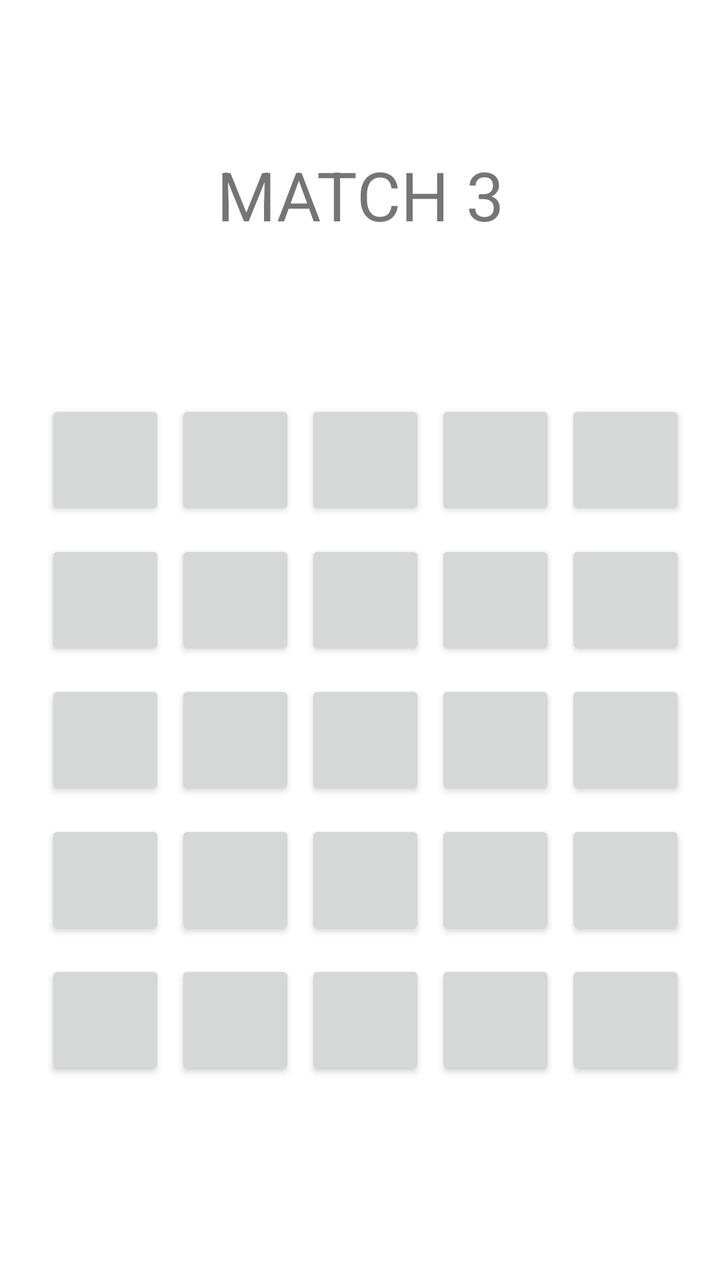
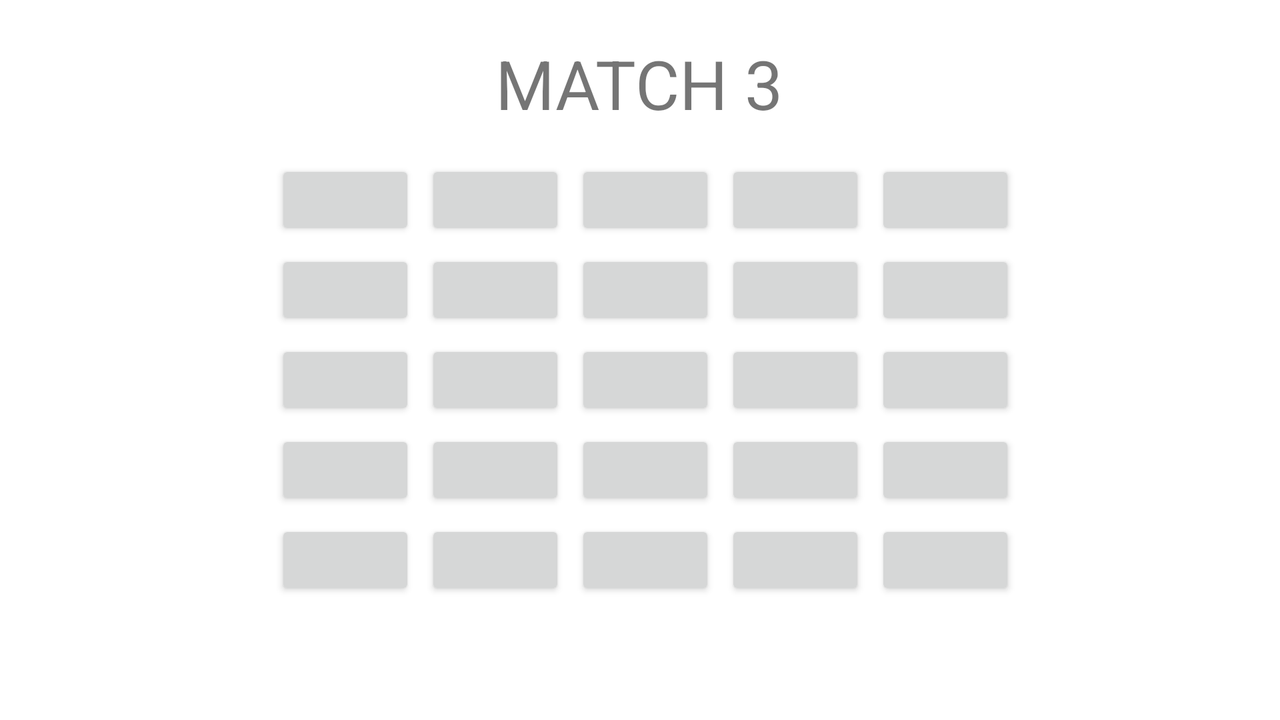

First picture: res/layout/ on a phone held upright. Second picture: the repository's own variant of that layout, on a device whose configuration matches the variant's folder. Source for both follows.
<!-- AndroidManifest.xml: application theme Theme.AndroidProjectCollection2 -->
<!-- res/layout/activity_match3.xml -->
<?xml version="1.0" encoding="utf-8"?>
<androidx.constraintlayout.widget.ConstraintLayout xmlns:android="http://schemas.android.com/apk/res/android"
    xmlns:app="http://schemas.android.com/apk/res-auto"
    xmlns:tools="http://schemas.android.com/tools"
    android:layout_width="match_parent"
    android:layout_height="match_parent"
    tools:context=".activity_match3">

    <LinearLayout
        android:id="@+id/btn2"
        android:layout_width="wrap_content"
        android:layout_height="wrap_content"
        android:layout_marginStart="50dp"
        android:layout_marginTop="200dp"
        android:layout_marginEnd="50dp"
        android:orientation="horizontal"
        app:layout_constraintEnd_toEndOf="parent"
        app:layout_constraintStart_toStartOf="parent"
        app:layout_constraintTop_toTopOf="parent">

        <Button
            android:id="@+id/matchbtn1"
            android:layout_width="60dp"
            android:layout_height="60dp"
            android:layout_marginLeft="5dp"
            android:layout_weight="1" />

        <Button
            android:id="@+id/matchbtn2"
            android:layout_width="60dp"
            android:layout_height="60dp"
            android:layout_marginLeft="5dp"
            android:layout_weight="1" />

        <Button
            android:id="@+id/matchbtn3"
            android:layout_width="60dp"
            android:layout_height="60dp"
            android:layout_marginLeft="5dp"
            android:layout_weight="1" />

        <Button
            android:id="@+id/matchbtn4"
            android:layout_width="60dp"
            android:layout_height="60dp"
            android:layout_marginLeft="5dp"
            android:layout_weight="1" />

        <Button
            android:id="@+id/matchbtn5"
            android:layout_width="60dp"
            android:layout_height="60dp"
            android:layout_marginLeft="5dp"
            android:layout_weight="1" />

    </LinearLayout>

    <LinearLayout
        android:id="@+id/linearLayout2"
        android:layout_width="wrap_content"
        android:layout_height="wrap_content"
        android:layout_marginStart="50dp"
        android:layout_marginTop="10dp"
        android:layout_marginEnd="50dp"
        android:orientation="horizontal"
        app:layout_constraintEnd_toEndOf="parent"
        app:layout_constraintStart_toStartOf="parent"
        app:layout_constraintTop_toBottomOf="@+id/btn2">

        <Button
            android:id="@+id/matchbtn6"
            android:layout_width="60dp"
            android:layout_height="60dp"
            android:layout_marginLeft="5dp"
            android:layout_weight="1" />

        <Button
            android:id="@+id/matchbtn7"
            android:layout_width="60dp"
            android:layout_height="60dp"
            android:layout_marginLeft="5dp"
            android:layout_weight="1" />

        <Button
            android:id="@+id/matchbtn8"
            android:layout_width="60dp"
            android:layout_height="60dp"
            android:layout_marginLeft="5dp"
            android:layout_weight="1" />

        <Button
            android:id="@+id/matchbtn9"
            android:layout_width="60dp"
            android:layout_height="60dp"
            android:layout_marginLeft="5dp"
            android:layout_weight="1" />

        <Button
            android:id="@+id/matchbtn10"
            android:layout_width="60dp"
            android:layout_height="60dp"
            android:layout_marginLeft="5dp"
            android:layout_weight="1" />

    </LinearLayout>

    <LinearLayout
        android:id="@+id/linearLayout3"
        android:layout_width="wrap_content"
        android:layout_height="wrap_content"
        android:layout_marginStart="50dp"
        android:layout_marginTop="10dp"
        android:layout_marginEnd="50dp"
        android:layout_weight="1"
        android:orientation="horizontal"
        app:layout_constraintEnd_toEndOf="parent"
        app:layout_constraintStart_toStartOf="parent"
        app:layout_constraintTop_toBottomOf="@+id/linearLayout2">

        <Button
            android:id="@+id/matchbtn11"
            android:layout_width="60dp"
            android:layout_height="60dp"
            android:layout_marginLeft="5dp"
            android:layout_weight="1" />

        <Button
            android:id="@+id/matchbtn12"
            android:layout_width="60dp"
            android:layout_height="60dp"
            android:layout_marginLeft="5dp"
            android:layout_weight="1" />

        <Button
            android:id="@+id/matchbtn13"
            android:layout_width="60dp"
            android:layout_height="60dp"
            android:layout_marginLeft="5dp"
            android:layout_weight="1" />

        <Button
            android:id="@+id/matchbtn14"
            android:layout_width="60dp"
            android:layout_height="60dp"
            android:layout_marginLeft="5dp"
            android:layout_weight="1" />

        <Button
            android:id="@+id/matchbtn15"
            android:layout_width="60dp"
            android:layout_height="60dp"
            android:layout_marginLeft="5dp"
            android:layout_weight="1" />
    </LinearLayout>

    <LinearLayout
        android:id="@+id/linearLayout4"
        android:layout_width="wrap_content"
        android:layout_height="wrap_content"
        android:layout_marginStart="50dp"
        android:layout_marginTop="10dp"
        android:layout_marginEnd="50dp"
        android:orientation="horizontal"
        app:layout_constraintEnd_toEndOf="parent"
        app:layout_constraintStart_toStartOf="parent"
        app:layout_constraintTop_toBottomOf="@+id/linearLayout3">

        <Button
            android:id="@+id/matchbtn16"
            android:layout_width="60dp"
            android:layout_height="60dp"
            android:layout_marginLeft="5dp"
            android:layout_weight="1" />

        <Button
            android:id="@+id/matchbtn17"
            android:layout_width="60dp"
            android:layout_height="60dp"
            android:layout_marginLeft="5dp"
            android:layout_weight="1" />

        <Button
            android:id="@+id/matchbtn18"
            android:layout_width="60dp"
            android:layout_height="60dp"
            android:layout_marginLeft="5dp"
            android:layout_weight="1" />

        <Button
            android:id="@+id/matchbtn19"
            android:layout_width="60dp"
            android:layout_height="60dp"
            android:layout_marginLeft="5dp"
            android:layout_weight="1" />

        <Button
            android:id="@+id/matchbtn20"
            android:layout_width="60dp"
            android:layout_height="60dp"
            android:layout_marginLeft="5dp"
            android:layout_weight="1" />
    </LinearLayout>

    <LinearLayout
        android:layout_width="wrap_content"
        android:layout_height="wrap_content"
        android:layout_marginStart="50dp"
        android:layout_marginTop="10dp"
        android:layout_marginEnd="50dp"
        android:orientation="horizontal"
        app:layout_constraintEnd_toEndOf="parent"
        app:layout_constraintStart_toStartOf="parent"
        app:layout_constraintTop_toBottomOf="@+id/linearLayout4">

        <Button
            android:id="@+id/matchbtn21"
            android:layout_width="60dp"
            android:layout_height="60dp"
            android:layout_marginLeft="5dp"
            android:layout_weight="1" />

        <Button
            android:id="@+id/matchbtn22"
            android:layout_width="60dp"
            android:layout_height="60dp"
            android:layout_marginLeft="5dp"
            android:layout_weight="1" />

        <Button
            android:id="@+id/matchbtn23"
            android:layout_width="60dp"
            android:layout_height="60dp"
            android:layout_marginLeft="5dp"
            android:layout_weight="1" />

        <Button
            android:id="@+id/matchbtn24"
            android:layout_width="60dp"
            android:layout_height="60dp"
            android:layout_marginLeft="5dp"
            android:layout_weight="1" />

        <Button
            android:id="@+id/matchbtn25"
            android:layout_width="60dp"
            android:layout_height="60dp"
            android:layout_marginLeft="5dp"
            android:layout_weight="1" />
    </LinearLayout>

    <TextView
        android:id="@+id/textView3"
        android:layout_width="314dp"
        android:layout_height="51dp"
        android:text="MATCH 3"
        android:textAlignment="center"
        android:textSize="34sp"
        app:layout_constraintBottom_toTopOf="@+id/btn2"
        app:layout_constraintEnd_toEndOf="parent"
        app:layout_constraintStart_toStartOf="parent"
        app:layout_constraintTop_toTopOf="parent" />


</androidx.constraintlayout.widget.ConstraintLayout>
<!-- resources referenced by this layout -->
<resources>
  <style name="Theme.AndroidProjectCollection2" parent="Theme.MaterialComponents.DayNight.DarkActionBar">
          
          <item name="colorPrimary">@color/purple_500</item>
          <item name="colorPrimaryVariant">@color/purple_700</item>
          <item name="colorOnPrimary">@color/white</item>
          
          <item name="colorSecondary">@color/teal_200</item>
          <item name="colorSecondaryVariant">@color/teal_700</item>
          <item name="colorOnSecondary">@color/black</item>
          
          <item name="android:statusBarColor">?attr/colorPrimaryVariant</item>
          
      </style>
  <color name="purple_500">#FF6200EE</color>
  <color name="purple_700">#FF3700B3</color>
  <color name="white">#FFFFFFFF</color>
  <color name="teal_200">#FF03DAC5</color>
  <color name="teal_700">#FF018786</color>
  <color name="black">#FF000000</color>
</resources>
<!-- res/layout-land/activity_match3.xml (the author's variant of the layout above) -->
<!-- drawn on the phone turned sideways -->
<?xml version="1.0" encoding="utf-8"?>
<androidx.constraintlayout.widget.ConstraintLayout xmlns:android="http://schemas.android.com/apk/res/android"
    xmlns:app="http://schemas.android.com/apk/res-auto"
    xmlns:tools="http://schemas.android.com/tools"
    android:layout_width="match_parent"
    android:layout_height="match_parent"
    tools:context=".activity_match3">

    <LinearLayout
        android:id="@+id/btn2"
        android:layout_width="wrap_content"
        android:layout_height="wrap_content"
        android:layout_marginStart="50dp"
        android:layout_marginTop="80dp"
        android:layout_marginEnd="50dp"
        android:orientation="horizontal"
        app:layout_constraintEnd_toEndOf="parent"
        app:layout_constraintStart_toStartOf="parent"
        app:layout_constraintTop_toTopOf="parent">

        <Button
            android:id="@+id/matchbtn1"
            android:layout_width="70dp"
            android:layout_height="40dp"
            android:layout_marginLeft="5dp"
            android:layout_weight="1" />

        <Button
            android:id="@+id/matchbtn2"
            android:layout_width="70dp"
            android:layout_height="40dp"
            android:layout_marginLeft="5dp"
            android:layout_weight="1" />

        <Button
            android:id="@+id/matchbtn3"
            android:layout_width="70dp"
            android:layout_height="40dp"
            android:layout_marginLeft="5dp"
            android:layout_weight="1" />

        <Button
            android:id="@+id/matchbtn4"
            android:layout_width="70dp"
            android:layout_height="40dp"
            android:layout_marginLeft="5dp"
            android:layout_weight="1" />

        <Button
            android:id="@+id/matchbtn5"
            android:layout_width="70dp"
            android:layout_height="40dp"
            android:layout_marginLeft="5dp"
            android:layout_weight="1" />

    </LinearLayout>

    <LinearLayout
        android:id="@+id/linearLayout3"
        android:layout_width="wrap_content"
        android:layout_height="wrap_content"
        android:layout_marginStart="50dp"
        android:layout_marginTop="5dp"
        android:layout_marginEnd="50dp"
        android:layout_weight="1"
        android:orientation="horizontal"
        app:layout_constraintEnd_toEndOf="parent"
        app:layout_constraintStart_toStartOf="parent"
        app:layout_constraintTop_toBottomOf="@+id/linearLayout2">

        <Button
            android:id="@+id/button17"
            android:layout_width="70dp"
            android:layout_height="40dp"
            android:layout_marginLeft="5dp"
            android:layout_weight="1" />

        <Button
            android:id="@+id/button18"
            android:layout_width="70dp"
            android:layout_height="40dp"
            android:layout_marginLeft="5dp"
            android:layout_weight="1" />

        <Button
            android:id="@+id/button19"
            android:layout_width="70dp"
            android:layout_height="40dp"
            android:layout_marginLeft="5dp"
            android:layout_weight="1" />

        <Button
            android:id="@+id/button20"
            android:layout_width="70dp"
            android:layout_height="40dp"
            android:layout_marginLeft="5dp"
            android:layout_weight="1" />

        <Button
            android:id="@+id/button21"
            android:layout_width="70dp"
            android:layout_height="40dp"
            android:layout_marginLeft="5dp"
            android:layout_weight="1" />
    </LinearLayout>

    <LinearLayout
        android:id="@+id/linearLayout2"
        android:layout_width="wrap_content"
        android:layout_height="wrap_content"
        android:layout_marginStart="50dp"
        android:layout_marginTop="5dp"
        android:layout_marginEnd="50dp"
        android:orientation="horizontal"
        app:layout_constraintEnd_toEndOf="parent"
        app:layout_constraintStart_toStartOf="parent"
        app:layout_constraintTop_toBottomOf="@+id/btn2">

        <Button
            android:id="@+id/matchbtn5"
            android:layout_width="70dp"
            android:layout_height="40dp"
            android:layout_marginLeft="5dp"
            android:layout_weight="1" />

        <Button
            android:id="@+id/matchbtn7"
            android:layout_width="70dp"
            android:layout_height="40dp"
            android:layout_marginLeft="5dp"
            android:layout_weight="1" />

        <Button
            android:id="@+id/matchbtn7"
            android:layout_width="70dp"
            android:layout_height="40dp"
            android:layout_marginLeft="5dp"
            android:layout_weight="1" />

        <Button
            android:id="@+id/matchbtn8"
            android:layout_width="70dp"
            android:layout_height="40dp"
            android:layout_marginLeft="5dp"
            android:layout_weight="1" />

        <Button
            android:id="@+id/matchbtn9"
            android:layout_width="70dp"
            android:layout_height="40dp"
            android:layout_marginLeft="5dp"
            android:layout_weight="1" />

    </LinearLayout>

    <LinearLayout
        android:id="@+id/linearLayout4"
        android:layout_width="wrap_content"
        android:layout_height="wrap_content"
        android:layout_marginStart="50dp"
        android:layout_marginTop="5dp"
        android:layout_marginEnd="50dp"
        android:orientation="horizontal"
        app:layout_constraintEnd_toEndOf="parent"
        app:layout_constraintStart_toStartOf="parent"
        app:layout_constraintTop_toBottomOf="@+id/linearLayout3">

        <Button
            android:id="@+id/button24"
            android:layout_width="70dp"
            android:layout_height="40dp"
            android:layout_marginLeft="5dp"
            android:layout_weight="1" />

        <Button
            android:id="@+id/button28"
            android:layout_width="70dp"
            android:layout_height="40dp"
            android:layout_marginLeft="5dp"
            android:layout_weight="1" />

        <Button
            android:id="@+id/button27"
            android:layout_width="70dp"
            android:layout_height="40dp"
            android:layout_marginLeft="5dp"
            android:layout_weight="1" />

        <Button
            android:id="@+id/button26"
            android:layout_width="70dp"
            android:layout_height="40dp"
            android:layout_marginLeft="5dp"
            android:layout_weight="1" />

        <Button
            android:id="@+id/button25"
            android:layout_width="70dp"
            android:layout_height="40dp"
            android:layout_marginLeft="5dp"
            android:layout_weight="1" />
    </LinearLayout>

    <LinearLayout
        android:layout_width="wrap_content"
        android:layout_height="wrap_content"
        android:layout_marginStart="50dp"
        android:layout_marginTop="5dp"
        android:layout_marginEnd="50dp"
        android:orientation="horizontal"
        app:layout_constraintEnd_toEndOf="parent"
        app:layout_constraintStart_toStartOf="parent"
        app:layout_constraintTop_toBottomOf="@+id/linearLayout4">

        <Button
            android:id="@+id/button29"
            android:layout_width="70dp"
            android:layout_height="40dp"
            android:layout_marginLeft="5dp"
            android:layout_weight="1" />

        <Button
            android:id="@+id/button30"
            android:layout_width="70dp"
            android:layout_height="40dp"
            android:layout_marginLeft="5dp"
            android:layout_weight="1" />

        <Button
            android:id="@+id/button31"
            android:layout_width="70dp"
            android:layout_height="40dp"
            android:layout_marginLeft="5dp"
            android:layout_weight="1" />

        <Button
            android:id="@+id/button32"
            android:layout_width="70dp"
            android:layout_height="40dp"
            android:layout_marginLeft="5dp"
            android:layout_weight="1" />

        <Button
            android:id="@+id/button33"
            android:layout_width="70dp"
            android:layout_height="40dp"
            android:layout_marginLeft="5dp"
            android:layout_weight="1" />
    </LinearLayout>

    <TextView
        android:id="@+id/textView3"
        android:layout_width="314dp"
        android:layout_height="51dp"
        android:text="MATCH 3"
        android:textAlignment="center"
        android:textSize="34sp"
        app:layout_constraintBottom_toTopOf="@+id/btn2"
        app:layout_constraintEnd_toEndOf="parent"
        app:layout_constraintHorizontal_bias="0.498"
        app:layout_constraintStart_toStartOf="parent"
        app:layout_constraintTop_toTopOf="parent"
        app:layout_constraintVertical_bias="0.653" />
</androidx.constraintlayout.widget.ConstraintLayout>
